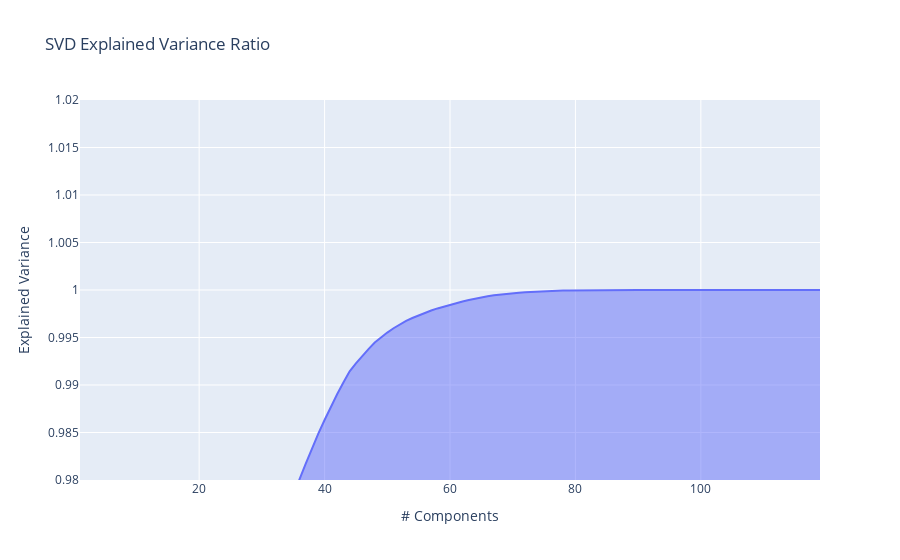

Write notebook code for a chart like this one.
### Code cell
pca = PCA()
pca.fit(ss.fit_transform(df[features_list].to_numpy()))

exp_var_cumul = np.cumsum(pca.explained_variance_ratio_)

px.area(
    x=range(1, exp_var_cumul.shape[0] + 1),
    y=exp_var_cumul,
    labels={"x": "# Components", "y": "Explained Variance"},
    range_y=(0.98, 1.02),
    title="SVD Explained Variance Ratio"
)

### Figure 1 — Plotly figure (JSON) as saved in the notebook; plotly's stock layout.template omitted (floating-point values rounded to 4 significant figures)
{"data": [{"fillpattern": {"shape": ""}, "hovertemplate": "# Components=%{x}<br>Explained Variance=%{y}<extra></extra>", "legendgroup": "", "line": {"color": "#636efa"}, "marker": {"symbol": "circle"}, "mode": "lines", "name": "", "orientation": "v", "showlegend": false, "stackgroup": "1", "type": "scatter", "x": [1, 2, 3, 4, 5, 6, 7, 8, 9, 10, 11, 12, 13, 14, 15, 16, 17, 18, 19, 20, 21, 22, 23, 24, 25, 26, 27, 28, 29, 30, 31, 32, 33, 34, 35, 36, 37, 38, 39, 40, 41, 42, 43, 44, 45, 46, 47, 48, 49, 50, 51, 52, 53, 54, 55, 56, 57, 58, 59, 60, 61, 62, 63, 64, 65, 66, 67, 68, 69, 70, 71, 72, 73, 74, 75, 76, 77, 78, 79, 80, 81, 82, 83, 84, 85, 86, 87, 88, 89, 90, 91, 92, 93, 94, 95, 96, 97, 98, 99, 100, 101, 102, 103, 104, 105, 106, 107, 108, 109, 110, 111, 112, 113, 114, 115, 116, 117, 118, 119], "xaxis": "x", "y": [0.2753, 0.4159, 0.5157, 0.5879, 0.6373, 0.6787, 0.7055, 0.7286, 0.7502, 0.77, 0.7892, 0.8064, 0.8232, 0.8394, 0.854, 0.8682, 0.88, 0.8898, 0.8991, 0.907, 0.9148, 0.9221, 0.9288, 0.9352, 0.9413, 0.9465, 0.9514, 0.9559, 0.96, 0.964, 0.968, 0.9709, 0.9737, 0.9762, 0.9781, 0.9801, 0.9817, 0.9833, 0.9849, 0.9863, 0.9877, 0.989, 0.9903, 0.9914, 0.9923, 0.9931, 0.9938, 0.9945, 0.995, 0.9955, 0.996, 0.9964, 0.9967, 0.9971, 0.9973, 0.9976, 0.9978, 0.9981, 0.9983, 0.9984, 0.9986, 0.9988, 0.999, 0.9991, 0.9992, 0.9993, 0.9994, 0.9995, 0.9996, 0.9997, 0.9997, 0.9998, 0.9998, 0.9998, 0.9999, 0.9999, 0.9999, 0.9999, 0.9999, 1.0, 1.0, 1.0, 1.0, 1.0, 1.0, 1.0, 1.0, 1.0, 1.0, 1.0, 1.0, 1.0, 1.0, 1.0, 1.0, 1.0, 1.0, 1.0, 1.0, 1.0, 1.0, 1.0, 1.0, 1.0, 1.0, 1.0, 1.0, 1.0, 1.0, 1.0, 1.0, 1.0, 1.0, 1.0, 1.0, 1.0, 1.0, 1.0, 1.0], "yaxis": "y"}], "layout": {"legend": {"tracegroupgap": 0}, "title": {"text": "SVD Explained Variance Ratio"}, "xaxis": {"anchor": "y", "domain": [0, 1], "title": {"text": "# Components"}}, "yaxis": {"anchor": "x", "domain": [0, 1], "range": [0.98, 1.02], "title": {"text": "Explained Variance"}}}}
